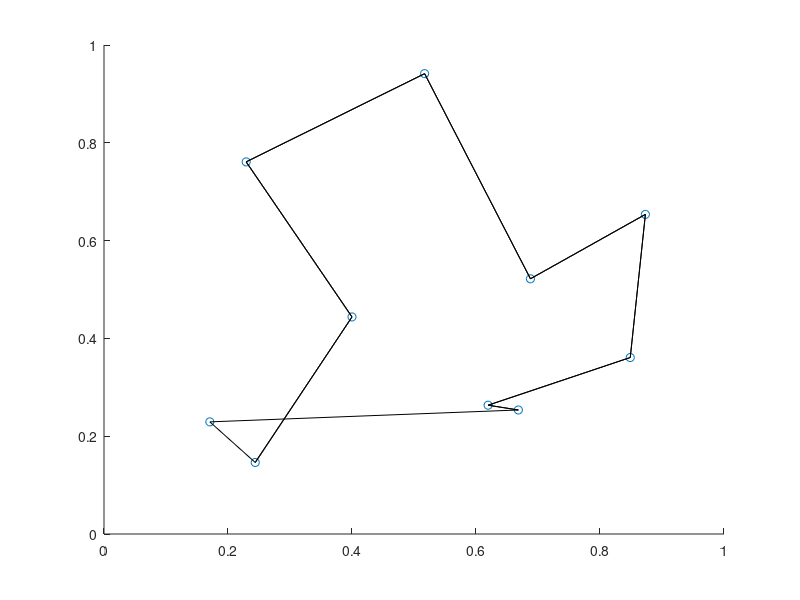

MATLAB code to generate this figure:
%Data Preprocessing
clear all
close all

load cities.dat;

%SOM
max_neighbour = 3;
epochs = 100;
eta = 0.2;
w = rand(10,2);    

for i = 1:epochs
   list = randperm(size(cities,1));
   n_func = floor(max_neighbour-(i-1)*(max_neighbour/(epochs-1)));
   for j = list
       w_temp = w;
       index = [];
       distance = [];
%        for k = 1:max(1,n_func)
%            k;
           [distance,index] = min(sum((abs(cities(j,:) - w_temp).^2),2));
%            w_temp(k,:) = [];
%        end
       update_index = (1+mod([index-floor(n_func):index+floor(n_func)]-1,size(w,1)));
%        update_index
%        distance = sum(abs(cities(j,:) - w(update_index,:))./(abs(cities(j,:) - w(index,:)))/2,2)
       distance = [fliplr(2:(n_func+1)) 1 2:(n_func+1)];
       w(update_index,:) = w(update_index,:) + eta*(cities(j,:) - w(update_index,:))./distance';
       1
   end
   scatter(cities(:,1),cities(:,2))
   hold on
   scatter(w(:,1),w(:,2))
   hold off
   drawnow
end

for k = 1:size(cities,1)
   [distance_sort(k) index_sort(k)] = min(sum(abs(((cities(k,:) - w).^2)),2));
end
%%



[sorted order] = sort(index_sort);
order_wrap = [order(end) order order(1)];


scatter(cities(:,1),cities(:,2))
hold on

line([cities(order_wrap(1:end-2),1) cities(order,1)],[cities(order_wrap(1:end-2),2) cities(order,2)],'Color','k')

distances = (abs(cities(order_wrap(1:end-1),:)-cities(order_wrap(2:end),:)));
distances = distances(:,1).^2 + distances(:,2).^2
total_distance = sum(distances)
